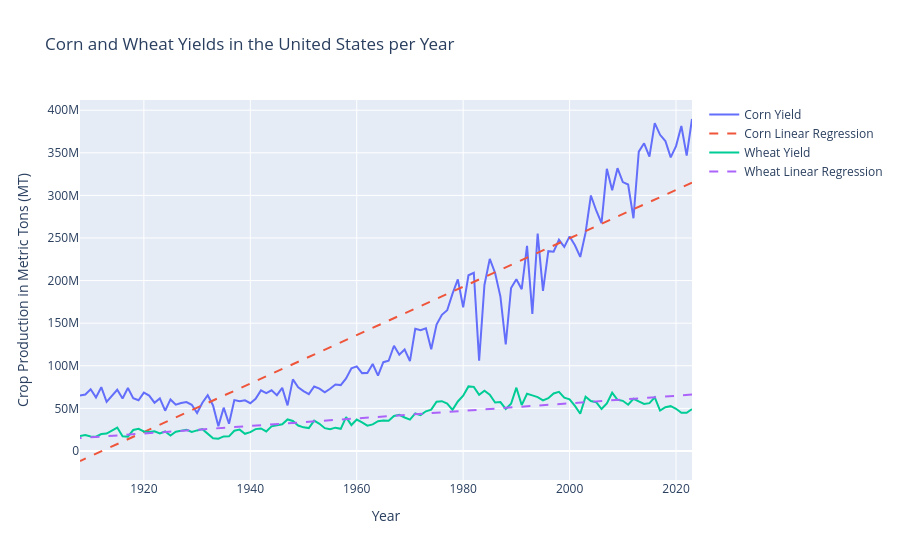

This figure's notebook cell:
### Code cell
# Line plot with linear regression
fig = go.Figure()

for crop in USDA_corn_wheat_df['Crop'].unique():
    df_crop = USDA_corn_wheat_df[USDA_corn_wheat_df['Crop'] == crop]
    X = df_crop['Year'].values.reshape(-1, 1)
    y = df_crop['Production (MT)'].values
    
    # Add the actual yield line
    fig.add_trace(go.Scatter(
        x=df_crop['Year'],
        y=y,
        mode='lines',
        name=f'{crop} Yield'
    ))
    
    # Fit and add regression line
    model = LinearRegression()
    model.fit(X, y)
    y_pred = model.predict(X)
    
    fig.add_trace(go.Scatter(
        x=df_crop['Year'],
        y=y_pred,
        mode='lines',
        name=f'{crop} Linear Regression',
        line=dict(dash='dash') 
    ))

# Update layout
fig.update_layout(
    title='Corn and Wheat Yields in the United States per Year',
    xaxis_title='Year',
    yaxis_title='Crop Production in Metric Tons (MT)'
)

fig.show()
